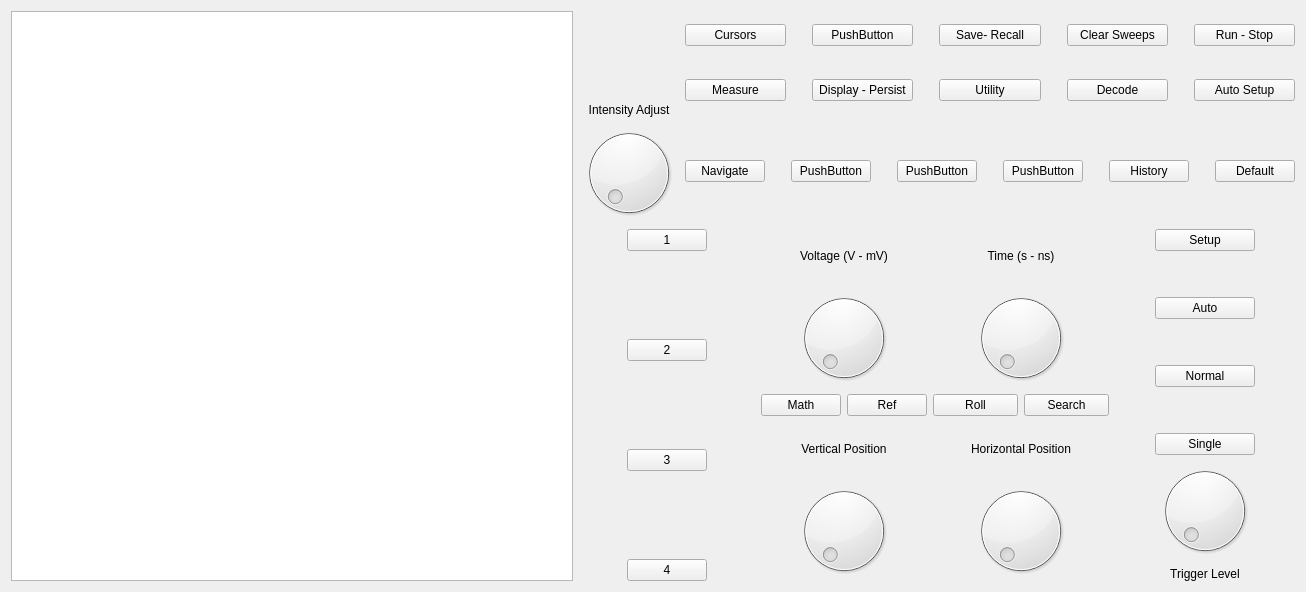
<?xml version="1.0" encoding="UTF-8"?>
<ui version="4.0">
 <class>Form</class>
 <widget class="QWidget" name="Form">
  <property name="geometry">
   <rect>
    <x>0</x>
    <y>0</y>
    <width>1306</width>
    <height>592</height>
   </rect>
  </property>
  <property name="windowTitle">
   <string>Form</string>
  </property>
  <layout class="QGridLayout" name="gridLayout_7">
   <item row="0" column="0">
    <layout class="QGridLayout" name="gridLayout_4">
     <property name="sizeConstraint">
      <enum>QLayout::SizeConstraint::SetDefaultConstraint</enum>
     </property>
     <item row="0" column="0">
      <widget class="QGraphicsView" name="graphicsView"/>
     </item>
     <item row="0" column="1">
      <layout class="QVBoxLayout" name="verticalLayout_3">
       <item>
        <layout class="QHBoxLayout" name="horizontalLayout">
         <item>
          <layout class="QGridLayout" name="gridLayout_3">
           <item row="2" column="0">
            <widget class="QDial" name="dial"/>
           </item>
           <item row="0" column="0">
            <spacer name="verticalSpacer_14">
             <property name="orientation">
              <enum>Qt::Orientation::Vertical</enum>
             </property>
             <property name="sizeHint" stdset="0">
              <size>
               <width>20</width>
               <height>40</height>
              </size>
             </property>
            </spacer>
           </item>
           <item row="1" column="0">
            <widget class="QLabel" name="label_3">
             <property name="text">
              <string>Intensity Adjust</string>
             </property>
             <property name="alignment">
              <set>Qt::AlignmentFlag::AlignCenter</set>
             </property>
            </widget>
           </item>
          </layout>
         </item>
         <item>
          <layout class="QVBoxLayout" name="verticalLayout">
           <item>
            <layout class="QGridLayout" name="gridLayout">
             <item row="0" column="1">
              <spacer name="verticalSpacer">
               <property name="orientation">
                <enum>Qt::Orientation::Vertical</enum>
               </property>
               <property name="sizeHint" stdset="0">
                <size>
                 <width>20</width>
                 <height>40</height>
                </size>
               </property>
              </spacer>
             </item>
             <item row="0" column="6">
              <widget class="QPushButton" name="pushButton_2">
               <property name="text">
                <string>Clear Sweeps</string>
               </property>
              </widget>
             </item>
             <item row="0" column="4">
              <widget class="QPushButton" name="pushButton_3">
               <property name="text">
                <string>Save- Recall</string>
               </property>
              </widget>
             </item>
             <item row="1" column="0">
              <widget class="QPushButton" name="pushButton_6">
               <property name="text">
                <string>Measure</string>
               </property>
              </widget>
             </item>
             <item row="0" column="3">
              <spacer name="verticalSpacer_3">
               <property name="orientation">
                <enum>Qt::Orientation::Vertical</enum>
               </property>
               <property name="sizeHint" stdset="0">
                <size>
                 <width>20</width>
                 <height>40</height>
                </size>
               </property>
              </spacer>
             </item>
             <item row="0" column="0">
              <widget class="QPushButton" name="pushButton_5">
               <property name="text">
                <string>Cursors</string>
               </property>
              </widget>
             </item>
             <item row="0" column="8">
              <widget class="QPushButton" name="pushButton">
               <property name="text">
                <string>Run - Stop</string>
               </property>
              </widget>
             </item>
             <item row="1" column="8">
              <widget class="QPushButton" name="pushButton_10">
               <property name="text">
                <string>Auto Setup</string>
               </property>
              </widget>
             </item>
             <item row="1" column="4">
              <widget class="QPushButton" name="pushButton_8">
               <property name="text">
                <string>Utility</string>
               </property>
              </widget>
             </item>
             <item row="0" column="5">
              <spacer name="verticalSpacer_5">
               <property name="orientation">
                <enum>Qt::Orientation::Vertical</enum>
               </property>
               <property name="sizeHint" stdset="0">
                <size>
                 <width>20</width>
                 <height>40</height>
                </size>
               </property>
              </spacer>
             </item>
             <item row="1" column="5">
              <spacer name="verticalSpacer_6">
               <property name="orientation">
                <enum>Qt::Orientation::Vertical</enum>
               </property>
               <property name="sizeHint" stdset="0">
                <size>
                 <width>20</width>
                 <height>40</height>
                </size>
               </property>
              </spacer>
             </item>
             <item row="1" column="2">
              <widget class="QPushButton" name="pushButton_7">
               <property name="text">
                <string>Display - Persist</string>
               </property>
              </widget>
             </item>
             <item row="1" column="6">
              <widget class="QPushButton" name="pushButton_9">
               <property name="text">
                <string>Decode</string>
               </property>
              </widget>
             </item>
             <item row="1" column="1">
              <spacer name="verticalSpacer_2">
               <property name="orientation">
                <enum>Qt::Orientation::Vertical</enum>
               </property>
               <property name="sizeHint" stdset="0">
                <size>
                 <width>20</width>
                 <height>40</height>
                </size>
               </property>
              </spacer>
             </item>
             <item row="0" column="2">
              <widget class="QPushButton" name="pushButton_4">
               <property name="text">
                <string>PushButton</string>
               </property>
              </widget>
             </item>
             <item row="1" column="3">
              <spacer name="verticalSpacer_4">
               <property name="orientation">
                <enum>Qt::Orientation::Vertical</enum>
               </property>
               <property name="sizeHint" stdset="0">
                <size>
                 <width>20</width>
                 <height>40</height>
                </size>
               </property>
              </spacer>
             </item>
             <item row="0" column="7">
              <spacer name="verticalSpacer_7">
               <property name="orientation">
                <enum>Qt::Orientation::Vertical</enum>
               </property>
               <property name="sizeHint" stdset="0">
                <size>
                 <width>20</width>
                 <height>40</height>
                </size>
               </property>
              </spacer>
             </item>
             <item row="1" column="7">
              <spacer name="verticalSpacer_8">
               <property name="orientation">
                <enum>Qt::Orientation::Vertical</enum>
               </property>
               <property name="sizeHint" stdset="0">
                <size>
                 <width>20</width>
                 <height>40</height>
                </size>
               </property>
              </spacer>
             </item>
            </layout>
           </item>
           <item>
            <layout class="QGridLayout" name="gridLayout_2">
             <item row="0" column="1">
              <spacer name="verticalSpacer_9">
               <property name="orientation">
                <enum>Qt::Orientation::Vertical</enum>
               </property>
               <property name="sizeHint" stdset="0">
                <size>
                 <width>20</width>
                 <height>40</height>
                </size>
               </property>
              </spacer>
             </item>
             <item row="0" column="3">
              <spacer name="verticalSpacer_10">
               <property name="orientation">
                <enum>Qt::Orientation::Vertical</enum>
               </property>
               <property name="sizeHint" stdset="0">
                <size>
                 <width>20</width>
                 <height>40</height>
                </size>
               </property>
              </spacer>
             </item>
             <item row="0" column="0">
              <widget class="QPushButton" name="pushButton_11">
               <property name="text">
                <string>Navigate</string>
               </property>
              </widget>
             </item>
             <item row="0" column="6">
              <widget class="QPushButton" name="pushButton_14">
               <property name="text">
                <string>PushButton</string>
               </property>
              </widget>
             </item>
             <item row="0" column="10">
              <widget class="QPushButton" name="pushButton_16">
               <property name="text">
                <string>Default</string>
               </property>
              </widget>
             </item>
             <item row="0" column="8">
              <widget class="QPushButton" name="pushButton_15">
               <property name="text">
                <string>History</string>
               </property>
              </widget>
             </item>
             <item row="0" column="5">
              <spacer name="verticalSpacer_11">
               <property name="orientation">
                <enum>Qt::Orientation::Vertical</enum>
               </property>
               <property name="sizeHint" stdset="0">
                <size>
                 <width>20</width>
                 <height>40</height>
                </size>
               </property>
              </spacer>
             </item>
             <item row="0" column="4">
              <widget class="QPushButton" name="pushButton_13">
               <property name="text">
                <string>PushButton</string>
               </property>
              </widget>
             </item>
             <item row="0" column="2">
              <widget class="QPushButton" name="pushButton_12">
               <property name="text">
                <string>PushButton</string>
               </property>
              </widget>
             </item>
             <item row="0" column="7">
              <spacer name="verticalSpacer_12">
               <property name="orientation">
                <enum>Qt::Orientation::Vertical</enum>
               </property>
               <property name="sizeHint" stdset="0">
                <size>
                 <width>20</width>
                 <height>40</height>
                </size>
               </property>
              </spacer>
             </item>
             <item row="0" column="9">
              <spacer name="verticalSpacer_13">
               <property name="orientation">
                <enum>Qt::Orientation::Vertical</enum>
               </property>
               <property name="sizeHint" stdset="0">
                <size>
                 <width>20</width>
                 <height>40</height>
                </size>
               </property>
              </spacer>
             </item>
            </layout>
           </item>
          </layout>
         </item>
        </layout>
       </item>
       <item>
        <layout class="QHBoxLayout" name="horizontalLayout_4">
         <item>
          <layout class="QGridLayout" name="gridLayout_5">
           <item row="4" column="0">
            <spacer name="horizontalSpacer_3">
             <property name="orientation">
              <enum>Qt::Orientation::Horizontal</enum>
             </property>
             <property name="sizeHint" stdset="0">
              <size>
               <width>40</width>
               <height>20</height>
              </size>
             </property>
            </spacer>
           </item>
           <item row="2" column="1">
            <widget class="QPushButton" name="pushButton_20">
             <property name="text">
              <string>2</string>
             </property>
            </widget>
           </item>
           <item row="1" column="1">
            <spacer name="verticalSpacer_15">
             <property name="orientation">
              <enum>Qt::Orientation::Vertical</enum>
             </property>
             <property name="sizeHint" stdset="0">
              <size>
               <width>20</width>
               <height>40</height>
              </size>
             </property>
            </spacer>
           </item>
           <item row="6" column="0">
            <spacer name="horizontalSpacer_4">
             <property name="orientation">
              <enum>Qt::Orientation::Horizontal</enum>
             </property>
             <property name="sizeHint" stdset="0">
              <size>
               <width>40</width>
               <height>20</height>
              </size>
             </property>
            </spacer>
           </item>
           <item row="2" column="2">
            <spacer name="horizontalSpacer_6">
             <property name="orientation">
              <enum>Qt::Orientation::Horizontal</enum>
             </property>
             <property name="sizeHint" stdset="0">
              <size>
               <width>40</width>
               <height>20</height>
              </size>
             </property>
            </spacer>
           </item>
           <item row="6" column="1">
            <widget class="QPushButton" name="pushButton_18">
             <property name="text">
              <string>4</string>
             </property>
            </widget>
           </item>
           <item row="4" column="2">
            <spacer name="horizontalSpacer_7">
             <property name="orientation">
              <enum>Qt::Orientation::Horizontal</enum>
             </property>
             <property name="sizeHint" stdset="0">
              <size>
               <width>40</width>
               <height>20</height>
              </size>
             </property>
            </spacer>
           </item>
           <item row="0" column="2">
            <spacer name="horizontalSpacer_5">
             <property name="orientation">
              <enum>Qt::Orientation::Horizontal</enum>
             </property>
             <property name="sizeHint" stdset="0">
              <size>
               <width>40</width>
               <height>20</height>
              </size>
             </property>
            </spacer>
           </item>
           <item row="5" column="1">
            <spacer name="verticalSpacer_17">
             <property name="orientation">
              <enum>Qt::Orientation::Vertical</enum>
             </property>
             <property name="sizeHint" stdset="0">
              <size>
               <width>20</width>
               <height>40</height>
              </size>
             </property>
            </spacer>
           </item>
           <item row="2" column="0">
            <spacer name="horizontalSpacer_2">
             <property name="orientation">
              <enum>Qt::Orientation::Horizontal</enum>
             </property>
             <property name="sizeHint" stdset="0">
              <size>
               <width>40</width>
               <height>20</height>
              </size>
             </property>
            </spacer>
           </item>
           <item row="0" column="0">
            <spacer name="horizontalSpacer">
             <property name="orientation">
              <enum>Qt::Orientation::Horizontal</enum>
             </property>
             <property name="sizeHint" stdset="0">
              <size>
               <width>40</width>
               <height>20</height>
              </size>
             </property>
            </spacer>
           </item>
           <item row="6" column="2">
            <spacer name="horizontalSpacer_8">
             <property name="orientation">
              <enum>Qt::Orientation::Horizontal</enum>
             </property>
             <property name="sizeHint" stdset="0">
              <size>
               <width>40</width>
               <height>20</height>
              </size>
             </property>
            </spacer>
           </item>
           <item row="3" column="1">
            <spacer name="verticalSpacer_16">
             <property name="orientation">
              <enum>Qt::Orientation::Vertical</enum>
             </property>
             <property name="sizeHint" stdset="0">
              <size>
               <width>20</width>
               <height>40</height>
              </size>
             </property>
            </spacer>
           </item>
           <item row="0" column="1">
            <widget class="QPushButton" name="pushButton_17">
             <property name="text">
              <string>1</string>
             </property>
            </widget>
           </item>
           <item row="4" column="1">
            <widget class="QPushButton" name="pushButton_19">
             <property name="text">
              <string>3</string>
             </property>
            </widget>
           </item>
          </layout>
         </item>
         <item>
          <layout class="QVBoxLayout" name="verticalLayout_4">
           <item>
            <widget class="QLabel" name="label">
             <property name="text">
              <string>Voltage (V - mV)</string>
             </property>
             <property name="alignment">
              <set>Qt::AlignmentFlag::AlignCenter</set>
             </property>
            </widget>
           </item>
           <item>
            <widget class="QDial" name="dial_2"/>
           </item>
           <item>
            <layout class="QHBoxLayout" name="horizontalLayout_2">
             <item>
              <widget class="QPushButton" name="pushButton_21">
               <property name="text">
                <string>Math</string>
               </property>
              </widget>
             </item>
             <item>
              <widget class="QPushButton" name="pushButton_22">
               <property name="text">
                <string>Ref</string>
               </property>
              </widget>
             </item>
            </layout>
           </item>
           <item>
            <widget class="QLabel" name="label_2">
             <property name="text">
              <string>Vertical Position</string>
             </property>
             <property name="alignment">
              <set>Qt::AlignmentFlag::AlignCenter</set>
             </property>
            </widget>
           </item>
           <item>
            <widget class="QDial" name="dial_3"/>
           </item>
          </layout>
         </item>
         <item>
          <layout class="QVBoxLayout" name="verticalLayout_5">
           <item>
            <widget class="QLabel" name="label_5">
             <property name="text">
              <string>Time (s - ns)</string>
             </property>
             <property name="alignment">
              <set>Qt::AlignmentFlag::AlignCenter</set>
             </property>
            </widget>
           </item>
           <item>
            <widget class="QDial" name="dial_4"/>
           </item>
           <item>
            <layout class="QHBoxLayout" name="horizontalLayout_3">
             <item>
              <widget class="QPushButton" name="pushButton_23">
               <property name="text">
                <string>Roll</string>
               </property>
              </widget>
             </item>
             <item>
              <widget class="QPushButton" name="pushButton_24">
               <property name="text">
                <string>Search</string>
               </property>
              </widget>
             </item>
            </layout>
           </item>
           <item>
            <widget class="QLabel" name="label_4">
             <property name="sizePolicy">
              <sizepolicy hsizetype="MinimumExpanding" vsizetype="Preferred">
               <horstretch>0</horstretch>
               <verstretch>0</verstretch>
              </sizepolicy>
             </property>
             <property name="layoutDirection">
              <enum>Qt::LayoutDirection::LeftToRight</enum>
             </property>
             <property name="text">
              <string>Horizontal Position</string>
             </property>
             <property name="alignment">
              <set>Qt::AlignmentFlag::AlignCenter</set>
             </property>
            </widget>
           </item>
           <item>
            <widget class="QDial" name="dial_5"/>
           </item>
          </layout>
         </item>
         <item>
          <layout class="QGridLayout" name="gridLayout_6">
           <item row="5" column="1">
            <spacer name="verticalSpacer_19">
             <property name="orientation">
              <enum>Qt::Orientation::Vertical</enum>
             </property>
             <property name="sizeHint" stdset="0">
              <size>
               <width>20</width>
               <height>40</height>
              </size>
             </property>
            </spacer>
           </item>
           <item row="0" column="1">
            <widget class="QPushButton" name="pushButton_28">
             <property name="text">
              <string>Setup</string>
             </property>
            </widget>
           </item>
           <item row="4" column="2">
            <spacer name="horizontalSpacer_15">
             <property name="orientation">
              <enum>Qt::Orientation::Horizontal</enum>
             </property>
             <property name="sizeHint" stdset="0">
              <size>
               <width>40</width>
               <height>20</height>
              </size>
             </property>
            </spacer>
           </item>
           <item row="2" column="0">
            <spacer name="horizontalSpacer_10">
             <property name="orientation">
              <enum>Qt::Orientation::Horizontal</enum>
             </property>
             <property name="sizeHint" stdset="0">
              <size>
               <width>40</width>
               <height>20</height>
              </size>
             </property>
            </spacer>
           </item>
           <item row="7" column="1">
            <widget class="QDial" name="dial_6"/>
           </item>
           <item row="7" column="2">
            <spacer name="horizontalSpacer_18">
             <property name="orientation">
              <enum>Qt::Orientation::Horizontal</enum>
             </property>
             <property name="sizeHint" stdset="0">
              <size>
               <width>40</width>
               <height>20</height>
              </size>
             </property>
            </spacer>
           </item>
           <item row="7" column="0">
            <spacer name="horizontalSpacer_17">
             <property name="orientation">
              <enum>Qt::Orientation::Horizontal</enum>
             </property>
             <property name="sizeHint" stdset="0">
              <size>
               <width>40</width>
               <height>20</height>
              </size>
             </property>
            </spacer>
           </item>
           <item row="0" column="0">
            <spacer name="horizontalSpacer_12">
             <property name="orientation">
              <enum>Qt::Orientation::Horizontal</enum>
             </property>
             <property name="sizeHint" stdset="0">
              <size>
               <width>40</width>
               <height>20</height>
              </size>
             </property>
            </spacer>
           </item>
           <item row="1" column="1">
            <spacer name="verticalSpacer_20">
             <property name="orientation">
              <enum>Qt::Orientation::Vertical</enum>
             </property>
             <property name="sizeHint" stdset="0">
              <size>
               <width>20</width>
               <height>40</height>
              </size>
             </property>
            </spacer>
           </item>
           <item row="3" column="1">
            <spacer name="verticalSpacer_18">
             <property name="orientation">
              <enum>Qt::Orientation::Vertical</enum>
             </property>
             <property name="sizeHint" stdset="0">
              <size>
               <width>20</width>
               <height>40</height>
              </size>
             </property>
            </spacer>
           </item>
           <item row="4" column="0">
            <spacer name="horizontalSpacer_11">
             <property name="orientation">
              <enum>Qt::Orientation::Horizontal</enum>
             </property>
             <property name="sizeHint" stdset="0">
              <size>
               <width>40</width>
               <height>20</height>
              </size>
             </property>
            </spacer>
           </item>
           <item row="2" column="1">
            <widget class="QPushButton" name="pushButton_26">
             <property name="text">
              <string>Auto</string>
             </property>
            </widget>
           </item>
           <item row="6" column="1">
            <widget class="QPushButton" name="pushButton_27">
             <property name="text">
              <string>Single</string>
             </property>
            </widget>
           </item>
           <item row="4" column="1">
            <widget class="QPushButton" name="pushButton_25">
             <property name="text">
              <string>Normal</string>
             </property>
            </widget>
           </item>
           <item row="6" column="0">
            <spacer name="horizontalSpacer_9">
             <property name="orientation">
              <enum>Qt::Orientation::Horizontal</enum>
             </property>
             <property name="sizeHint" stdset="0">
              <size>
               <width>40</width>
               <height>20</height>
              </size>
             </property>
            </spacer>
           </item>
           <item row="0" column="2">
            <spacer name="horizontalSpacer_13">
             <property name="orientation">
              <enum>Qt::Orientation::Horizontal</enum>
             </property>
             <property name="sizeHint" stdset="0">
              <size>
               <width>40</width>
               <height>20</height>
              </size>
             </property>
            </spacer>
           </item>
           <item row="2" column="2">
            <spacer name="horizontalSpacer_14">
             <property name="orientation">
              <enum>Qt::Orientation::Horizontal</enum>
             </property>
             <property name="sizeHint" stdset="0">
              <size>
               <width>40</width>
               <height>20</height>
              </size>
             </property>
            </spacer>
           </item>
           <item row="6" column="2">
            <spacer name="horizontalSpacer_16">
             <property name="orientation">
              <enum>Qt::Orientation::Horizontal</enum>
             </property>
             <property name="sizeHint" stdset="0">
              <size>
               <width>40</width>
               <height>20</height>
              </size>
             </property>
            </spacer>
           </item>
           <item row="8" column="1">
            <widget class="QLabel" name="label_6">
             <property name="text">
              <string>Trigger Level</string>
             </property>
             <property name="alignment">
              <set>Qt::AlignmentFlag::AlignCenter</set>
             </property>
            </widget>
           </item>
          </layout>
         </item>
        </layout>
       </item>
      </layout>
     </item>
    </layout>
   </item>
  </layout>
 </widget>
 <resources/>
 <connections/>
</ui>
